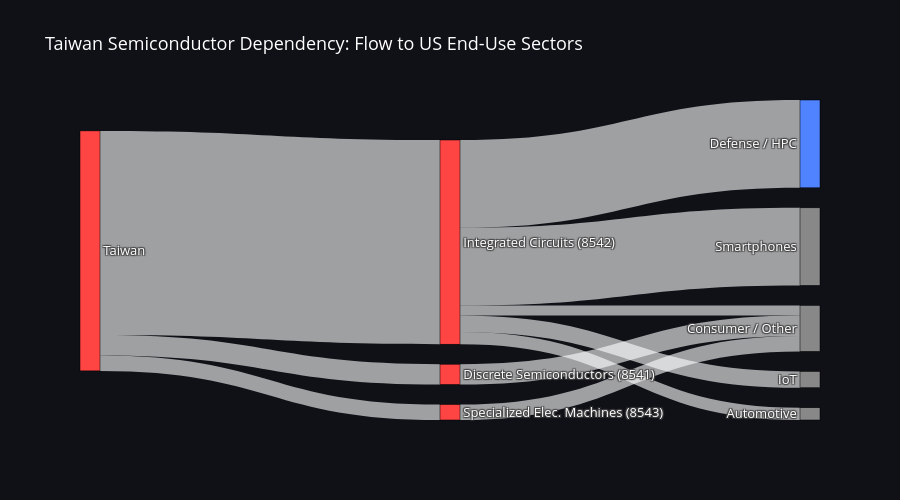

Here is the notebook cell this chart was saved with:
### Code cell
df_baseline = pd.read_csv('data/taiwan_baseline.csv')

# Define nodes
node_labels = [
    'Taiwan',                        # 0
    'Integrated Circuits (8542)',     # 1
    'Discrete Semiconductors (8541)', # 2
    'Specialized Elec. Machines (8543)', # 3
    'Defense / HPC',                 # 4
    'Smartphones',                   # 5
    'IoT',                           # 6
    'Automotive',                    # 7
    'Consumer / Other'               # 8
]

node_colors = [
    '#ff4444',  # Taiwan - red
    '#ff4444',  # 8542 - red
    '#ff4444',  # 8541 - red
    '#ff4444',  # 8543 - red
    '#4f83ff',  # Defense - blue
    '#888888',  # Smartphones - gray
    '#888888',  # IoT - gray
    '#888888',  # Automotive - gray
    '#888888',  # Consumer - gray
]

ic = 8.883
disc = 0.883
spec = 0.674

sources = [0, 0, 0, 1, 1, 1, 1, 1, 2, 3]
targets = [1, 2, 3, 4, 5, 6, 7, 8, 8, 8]
values  = [
    ic, disc, spec,
    ic * 0.43,
    ic * 0.38,
    ic * 0.08,
    ic * 0.06,
    ic * 0.05,
    disc,
    spec,
]

fig = go.Figure(go.Sankey(
    node=dict(
        pad=20,
        thickness=20,
        line=dict(color='black', width=0.5),
        label=node_labels,
        color=node_colors
    ),
    link=dict(
        source=sources,
        target=targets,
        value=values
    )
))

fig.update_layout(
    title_text='Taiwan Semiconductor Dependency: Flow to US End-Use Sectors',
    font_size=13,
    paper_bgcolor='#0f1117',
    font_color='white',
    height=500
)

fig.show()

### Figure 1 — Plotly figure (JSON) as saved in the notebook; plotly's stock layout.template omitted (floating-point values rounded to 4 significant figures)
{"data": [{"link": {"source": [0, 0, 0, 1, 1, 1, 1, 1, 2, 3], "target": [1, 2, 3, 4, 5, 6, 7, 8, 8, 8], "value": [8.883, 0.883, 0.674, 3.82, 3.376, 0.7106, 0.533, 0.4441, 0.883, 0.674]}, "node": {"color": ["#ff4444", "#ff4444", "#ff4444", "#ff4444", "#4f83ff", "#888888", "#888888", "#888888", "#888888"], "label": ["Taiwan", "Integrated Circuits (8542)", "Discrete Semiconductors (8541)", "Specialized Elec. Machines (8543)", "Defense / HPC", "Smartphones", "IoT", "Automotive", "Consumer / Other"], "line": {"color": "black", "width": 0.5}, "pad": 20, "thickness": 20}, "type": "sankey"}], "layout": {"font": {"color": "white", "size": 13}, "height": 500, "paper_bgcolor": "#0f1117", "title": {"text": "Taiwan Semiconductor Dependency: Flow to US End-Use Sectors"}}}
